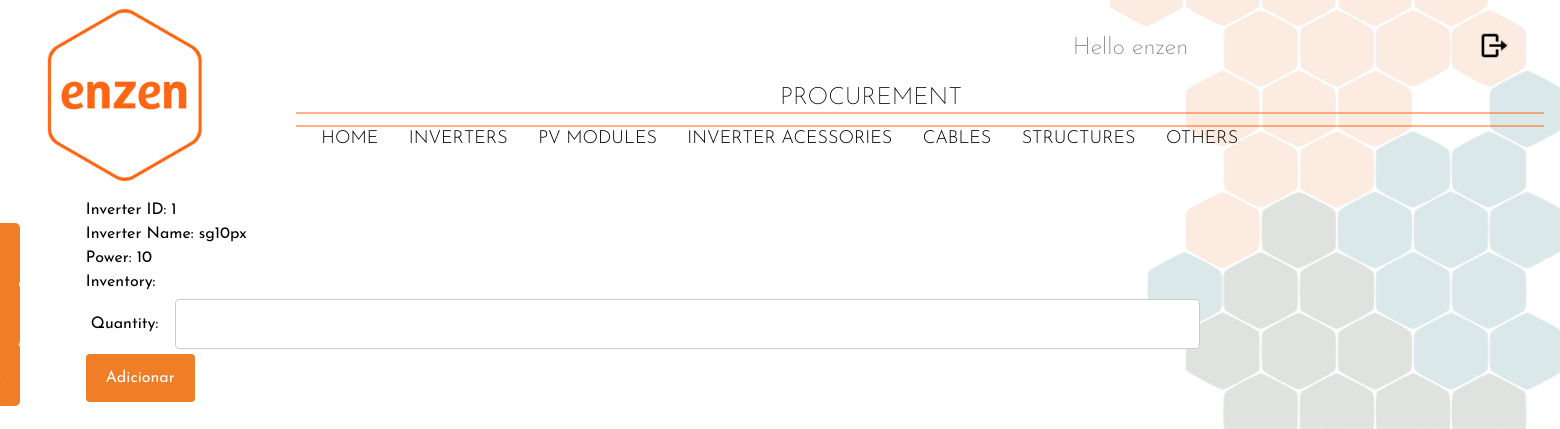
The page /inverters/1/ (signed in) on the database its author committed.
### procurement/models.py (models this page shows, shortened)
class inverters(models.Model):
    inverters_id = models.CharField(max_length=50,default='04.INV-01')
    brand = models.ForeignKey(inverters_brand, on_delete=models.SET_NULL, related_name='marcas_modules',blank=True,null=True)
    product_name = models.CharField(max_length=50)
    power = models.ForeignKey(inverters_power,on_delete=models.SET_NULL, related_name='power_modules',blank=True,null=True)
    price_EXW = models.FloatField(max_length=30)
    price_CIF = models.FloatField(max_length=30)
    price_DDP = models.FloatField(max_length=30)
    price_FOB = models.FloatField(max_length=30)
    payment_conditions = models.TextField()

class inverters_power(models.Model):
    power_id = models.CharField(max_length=50)
    power = models.IntegerField()
    def __str__(self):
        return str(self.power)

### procurement/views.py (the view)
# urls.py: path('inverters/<str:pk>/',views.inverter_detail,name="inverter_detail"),
@login_required(login_url='/login')
def inverter_detail(request,pk):
    new_order=None
    inverter = inverters.objects.get(id=pk)
    if request.method == 'POST':
        inverter_form=number_form_inverter(data=request.POST)
        if inverter_form.is_valid():
            new_order = inverter_form.save(commit=False)
            new_order.inverter_number_id=pk
            new_order.save()
            request.session['data'] = new_order.id
            return redirect('add_inverter/')
    else:
        inverter_form=number_form_inverter()
    return render(request, 'Procurement/procurement_part/inverter_detail.html', {'inverter':inverter,'form':inverter_form})

### procurement/forms.py
class number_form_inverter(forms.ModelForm):
    class Meta:
        model = order_inverter1
        fields = {'quantity'}
        widgets = {
            'quantity': forms.TextInput(attrs={'class': 'input2'}),
        }

### templates/Procurement/procurement_part/inverter_detail.html (shortened to what this page needs)
{% extends "Procurement/base.html" %}
{% block content %}
    <div class="top_creatio3">
        <p>Inverter ID: {{ inverter.id }}</p>
        <p>Inverter Name: {{ inverter.product_name }}</p>
        <p>Power: {{ inverter.power }}</p>
        <p>Inventory: {{ inverter.inventory }}</p>
    </div>
    <form method="post">
        {% for field in form %}
        <div style="padding: 5px">
            <a class="label">{{ field.label_tag }}</a>
            {{ field }}
        </div>
        {% endfor %}
        <input type="submit" value="Adicionar" class="part_creation2">
    </form>
{% endblock %}

### templates/Procurement/base.html (shortened to what this page needs)
{% load static %}
{% load static %}
<!DOCTYPE html>
<html>
<head>
    <link href="{% static 'procurement.css' %}" rel="stylesheet">
    <script src="https://cdn.tailwindcss.com"></script>
</head>
<body style="background-image: url('{% static "Fundo.png"%}');background-attachment: fixed;background-size: cover;background-position: center center;">
<div style="width: auto; height: auto; overflow: hidden; background: transparent; background-attachment: fixed;background-size: cover;background-position: center center;">
    <svg width="80%" height="15" viewBox="0 0 1219 15" fill="none" xmlns="http://www.w3.org/2000/svg" style="position: absolute; left: 296px; top: 14%;" preserveAspectRatio="none">
        <path d="M1219 14H0M1219 1L0 1" stroke="#FE6613"></path></svg>
    <p style="width: 346px;  height:66px; position: absolute;font-family: Josefin Sans,serif; left: 50%; top: 10%; font-size: 24px; font-weight: 200; text-align: left; color: #000;">
        PROCUREMENT
    </p>
      <div id="box_total" >
          <img src="{% static 'LOGO.png' %}" style="width: 16%; height: auto; top: 0px;"/>
          <p style="width: 80%; margin-top:8%; font-size: 18px; font-weight: 300; text-align: left; color: #000;margin-left:3%;">
              <a href="/" style="font-family: Josefin Sans,serif">HOME</a>
              <a href="/inverters/" style="font-family: Josefin Sans,serif">INVERTERS</a>
              <a href="/pv_modules/" style="font-family: Josefin Sans,serif">PV MODULES</a>
              <a href="/inverter_acessories/" style="font-family: Josefin Sans,serif">INVERTER ACESSORIES</a>
              <a href="/cables/" style="font-family: Josefin Sans,serif">CABLES</a>
              <a href="/structures/" style="font-family: Josefin Sans,serif">STRUCTURES</a>
              <a href="/others/" style="font-family: Josefin Sans,serif">OTHERS</a>
            </p>
        </div>
      <p style="width: 222px;    font-family: Josefin Sans, sans-serif; height: 51px; position: absolute; right: 17%; top: 30px; font-size: 24px; font-weight: 200; text-align: left; color: #7e7676;">
      Hello {{ user }}
      <div id="mySidenav" class="sidenav">
        <a href="/brands" id="about">Brands</a>
        <a href="/vendors" id="blog">Vendor</a>
        <a href="/projects" id="projects">Projects</a>
      </div>
      </p>
      <a href="{% url 'O_and_M:logout' %}" class=""><img
        style="width: 2%; height: auto; position: absolute; right: 3.2%; top: 30px; object-fit: cover;"
      /></a>
<div id="contente">
    {% block content %}
 {% endblock %}
</div>
    </div>
  </body>

### static/procurement.css (style rules this page uses)
html * { -webkit-background-size: cover; -moz-background-size: cover; -o-background-size: cover; background-size: cover; font-family: Josefin Sans, sans-serif; }
#box_total { display: inline-flex; width: 100%; }
#box_total p a { margin-left: 2%; display: inline; position: relative; padding: 0.2em 0; }
#box_total p a::after { content: ''; position: absolute; bottom: 0; left: 0; width: 100%; height: 0.1em; background-color: #f07e26; opacity: 0; transition: opacity 300ms, transform 300ms; }
#box_total p a::after { opacity: 1; transform: scale(0); transform-origin: center; }
#mySidenav a { position: absolute; left: -80px; transition: 0.3s; padding: 18px; width: 100px; text-decoration: none; font-size: 18px; color: white; border-radius: 0 5px 5px 0; margin-top: 13%; font-family: Josefin Sans, sans-serif; }
#about { top: 20px; background-color: #f07e26; }
#blog { top: 80px; background-color: #f07e26; }
#projects { top: 140px; background-color: #f07e26; }
#contente { margin-left: 5.5%; }
input[type=text], select, textarea { width: 70%; padding: 12px; border: 1px solid #ccc; border-radius: 4px; resize: vertical; }
label { padding: 12px 12px 12px 0; display: inline-block; }
input[type=submit] { background-color: #f07e26; color: white; padding: 12px 20px; border: none; border-radius: 4px; cursor: pointer; }
label { font-family: Josefin Sans, sans-serif; }

### rows shown on the page
inverters: id "1", product_name "sg10px", power "10"

### other values the page prints
{{ user }} "enzen"
{{ field.label_tag }} "Quantity:"
